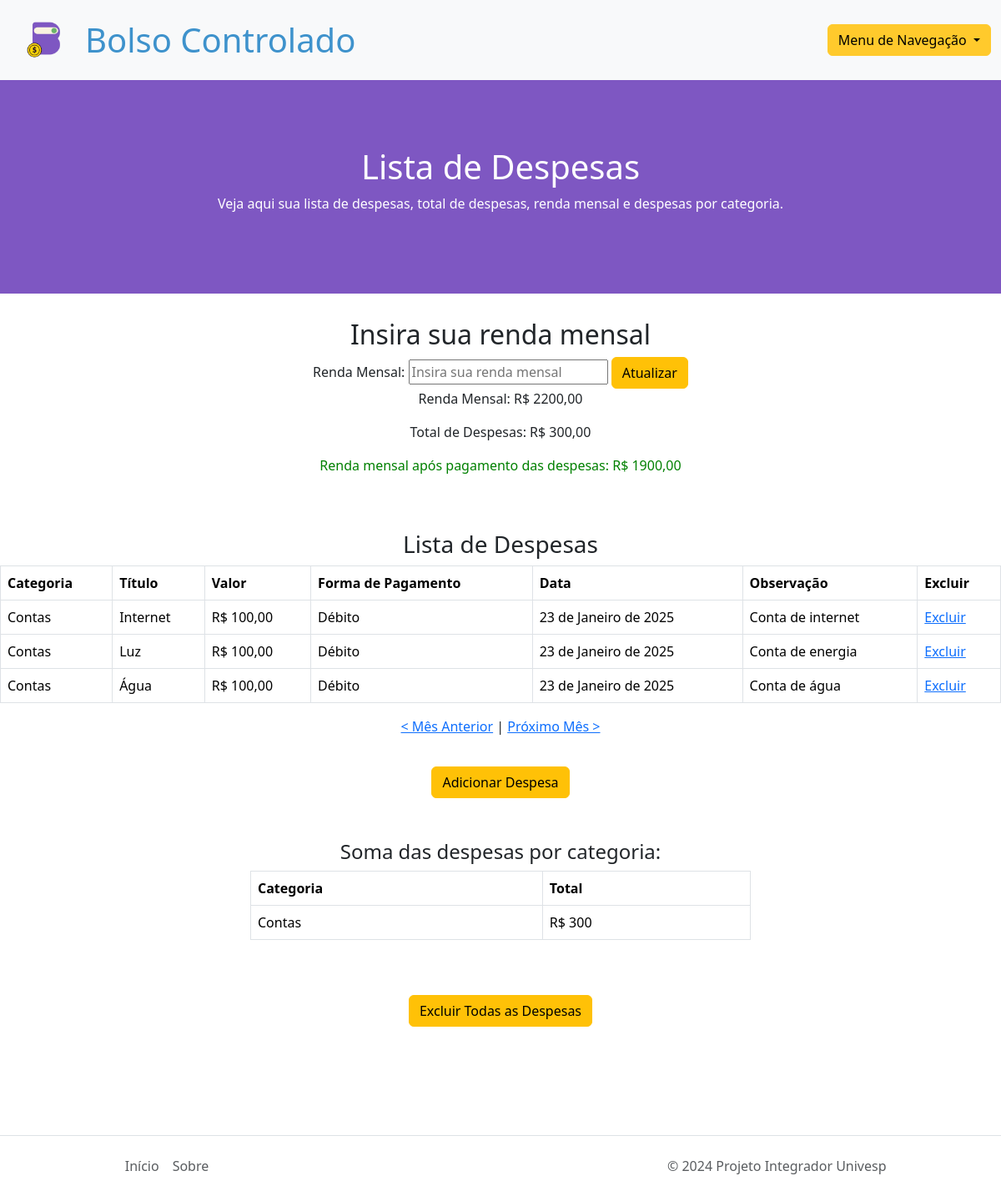
Screenshot of /expenses/2025/1/ (signed in) with the database file from the repository.
### expenses/models.py (models this page shows, shortened)
class UserProfile(models.Model):
    user = models.OneToOneField(User, on_delete=models.CASCADE, related_name='user_profile')  # Adicione related_name
    salary = models.DecimalField(max_digits=10, decimal_places=2, default=0)

class Expense(models.Model):
    expense_category = models.CharField(max_length=20, choices=CATEGORY_CHOICES, verbose_name='Categoria', default='categoria1')
    title = models.CharField(max_length=30, verbose_name='Título')
    amount = models.DecimalField(max_digits=10, decimal_places=2, verbose_name='Valor')
    date = models.DateField(verbose_name='Data')
    user = models.ForeignKey(User, on_delete=models.CASCADE, related_name='expenses')  # Adicione related_name
    payment_method = models.CharField(blank=True, max_length=20, choices=PAYMENT_CHOICES, verbose_name='Forma de Pagamento (Opcional)', default='Dinheiro')
    observation = models.TextField(blank=True, verbose_name='Observação', max_length=60)
    duration_months = models.IntegerField(verbose_name='Duração em Meses', default=1)
    class Meta:
        verbose_name = 'Despesa'
        verbose_name_plural = 'Despesas'

### expenses/views.py (the view, shortened to what this page needs)
# urls.py: path('expenses/', ExpenseListView.as_view(), name='expense_list'),
class ExpenseListView(LoginRequiredMixin, ListView):
    model = Expense
    template_name = 'expenses/expense_list.html'
    context_object_name = 'expenses'
    def get_queryset(self):
        year = self.kwargs.get('year', None)
        month = self.kwargs.get('month', None)
        if year is None or month is None:
            current_date = datetime.now()
            year = current_date.year
            month = current_date.month
        return Expense.objects.filter(user=self.request.user, date__year=year, date__month=month)
    def get_context_data(self, **kwargs):
        context = super().get_context_data(**kwargs)
        year = int(self.kwargs.get('year', datetime.now().year))
        month = int(self.kwargs.get('month', datetime.now().month))
        prev_month, prev_year = (month - 1, year) if month > 1 else (12, year - 1)
        next_month, next_year = (month + 1, year) if month < 12 else (1, year + 1)
        expenses = self.get_queryset()
        total_expenses = expenses.aggregate(total=Sum('amount'))['total'] or 0
        salary = UserProfile.objects.get(user=self.request.user).salary if UserProfile.objects.filter(user=self.request.user).exists() else None
        difference = salary - total_expenses if salary is not None else None
        expenses_by_category = expenses.values('expense_category').annotate(total_amount=Sum('amount'))
        context.update({
            'total_expenses': round(total_expenses, 2),
            'salary': salary,
            'difference': difference,
            'expenses_by_category': expenses_by_category,
            'year': year,
            'month': month,
            'prev_year': prev_year,
            'prev_month': prev_month,
            'next_year': next_year,
            'next_month': next_month,
        })
        return context

### expenses/templates/expenses/expense_list.html (shortened to what this page needs)
{% load static %}
<!DOCTYPE html>
<html lang="pt-br">
<head>
    <link href="https://cdn.jsdelivr.net/npm/bootstrap@5.3.3/dist/css/bootstrap.min.css" rel="stylesheet">
</head>
<body>
<nav class="navbar navbar-expand-lg bg-body-tertiary">
    <div class="container-fluid">
        <div style="display: flex; align-items: center;">
            <img id="logo-img" src="{% static 'img/bolso-controlado-img.png'%}" alt="logo">
            <div id="logo-letras" class="display-6" style="margin-left: 10px;"><strong>Bolso Controlado</strong></div>
        </div>
    <div class="dropdown">
        <button class="btn btn-secondary dropdown-toggle" style="color: black; background-color: #FFCA2C; border-color: #FFCA2C;" type="button" data-bs-toggle="dropdown" aria-expanded="false">
          Menu de Navegação
        </button>
      </div>
    </div>
  </nav>
<div id="banner">
    <h1 id="cor-letra-banner">Lista de Despesas</h1>
    <p id="cor-letra-banner">Veja aqui sua lista de despesas, total de despesas, renda mensal e despesas por categoria.</p>
</div>
<div class="text-center" style="padding-top: 30px;">
    <h2>Insira sua renda mensal</h2>
    <form action="{% url 'expense_list' %}" method="post">
        <label for="salary">Renda Mensal:</label>
        <input type="text" id="salary" name="salary" placeholder="Insira sua renda mensal">
        <button class="btn btn-warning" type="submit">Atualizar</button>
    </form>
    {% if salary %}
    <p>Renda Mensal: R$ {{ salary }}</p>
    {% endif %}
    <p>Total de Despesas: R$ {{ total_expenses }}</p>
    {% if difference is not None %}
    {% if difference >= 0 %}
        <p style="color: green;">Renda mensal após pagamento das despesas: R$ {{ difference }}</p>
    {% else %}
        <p style="color: red;">Renda mensal após pagamento das despesas: <span style="color: red;">R$ {{ difference }}</span> <span style="color: red;">(Renda negativa)</span></p>
    {% endif %}
{% endif %}
</div>
<h3 class="text-center" style="padding-top: 50px;">Lista de Despesas</h3>
<div class="table-responsive">
    <table class="table table-bordered">
        <thead>
            <tr>
                <th scope="col">Categoria</th>
                <th scope="col">Título</th>
                <th scope="col">Valor</th>
                <th scope="col">Forma de Pagamento</th>
                <th scope="col">Data</th>
                <th scope="col">Observação</th>
                <th scope="col">Excluir</th>
            </tr>
        </thead>
        <tbody>
            {% for expense in expenses %}
            <tr>
                <td>{{ expense.expense_category }}</td>
                <td>{{ expense.title }}</td>
                <td>R$ {{ expense.amount }}</td>
                <td>{{ expense.payment_method }}</td>
                <td>{{ expense.date }}</td>
                <td>{{ expense.observation }}</td>
                <td><a href="{% url 'delete_expense' expense.id %}">Excluir</a></td>
            </tr>
            {% endfor %}
        </tbody>
    </table>
</div>
<div class="text-center" style="margin-bottom:3%">
    {% if year and month %}
        <p>
            <a href="{% if month > 1 %}{% url 'expense_list_month' year=year month=month|add:'-1' %}{% else %}{% url 'expense_list_month' year=year|add:'-1' month=12 %}{% endif %}">&lt; Mês Anterior</a> |
            <a href="{% if month < 12 %}{% url 'expense_list_month' year=year month=month|add:'1' %}{% else %}{% url 'expense_list_month' year=year|add:'1' month=1 %}{% endif %}">Próximo Mês &gt;</a>
        </p>
    {% endif %}
    </div>
<div class="text-center">
    <button class="btn btn-warning" onclick="window.location.href='{% url 'add_expense' %}'">Adicionar Despesa</button>
</div>
<div>
    <div class="col-6 mx-auto">
        <h4 class="text-center" style="padding-top: 50px;">Soma das despesas por categoria:</h4>
        <div class="table-responsive">
            <table class="table table-bordered">
                <thead>
                    <tr>
                        <th scope="col">Categoria</th>
                        <th scope="col">Total</th>
                    </tr>
                </thead>
                <tbody>
                    {% for category in expenses_by_category %}
                    <tr>
                        <td>{{ category.expense_category }}</td>
                        <td>R$ {{ category.total_amount }}</td>
                    </tr>
                    {% endfor %}
                </tbody>
            </table>
        </div>
    </div>
</div>
<div class="text-center" style="margin-top: 50px;">
    <form action="{% url 'confirm_delete_expenses' %}" method="post">
        <button class="btn btn-warning" type="submit">Excluir Todas as Despesas</button>
    </form>
</div>
<footer class="d-flex flex-wrap justify-content-between align-items-center py-3 border-top" style="margin-top: 130px;">
    <ul class="nav col-md-4 justify-content-center">
        <li class="nav-item"><a href="#" class="nav-link px-2 text-muted">Início</a></li>
        <li class="nav-item"><a href="{% url 'about' %}" class="nav-link px-2 text-muted">Sobre</a></li>
    </ul>
    <p class="col-md-4 mb-0 text-muted">© 2024 Projeto Integrador Univesp</p>
</footer>
</body>
</html>

### expenses/templates/expenses/expense_list.html (style rules this page uses)
:root { --obs: red; --letras-nav-bar-preto: #000000; --fundo-banner: #7E57C2; --letras-banner: #ffffff; --letras-nav-bar-azul: #3E92CC; --cor-input: #cfcfcfcf; }
#logo-letras { color: var(--letras-nav-bar-azul); }
#logo-img { width: 5rem; height: 5rem; }
#banner { background-color: var(--fundo-banner); padding: 5rem; padding-bottom: 5rem; text-align: center; }
#cor-letra-banner { color: var(--letras-banner); }

### rows the page displays
UserProfile: salary "2200,00"
Expense: expense_category "Contas", title "Internet", amount "100,00", payment_method "Débito", date "23 de Janeiro de 2025", observation "Conta de internet"
Expense: expense_category "Contas", title "Luz", amount "100,00", payment_method "Débito", date "23 de Janeiro de 2025", observation "Conta de energia"
Expense: expense_category "Contas", title "Água", amount "100,00", payment_method "Débito", date "23 de Janeiro de 2025", observation "Conta de água"

### other values shown
{{ total_expenses }} "300,00"
{{ difference }} "1900,00"
{{ category.expense_category }} "Contas"
{{ category.total_amount }} "300"
